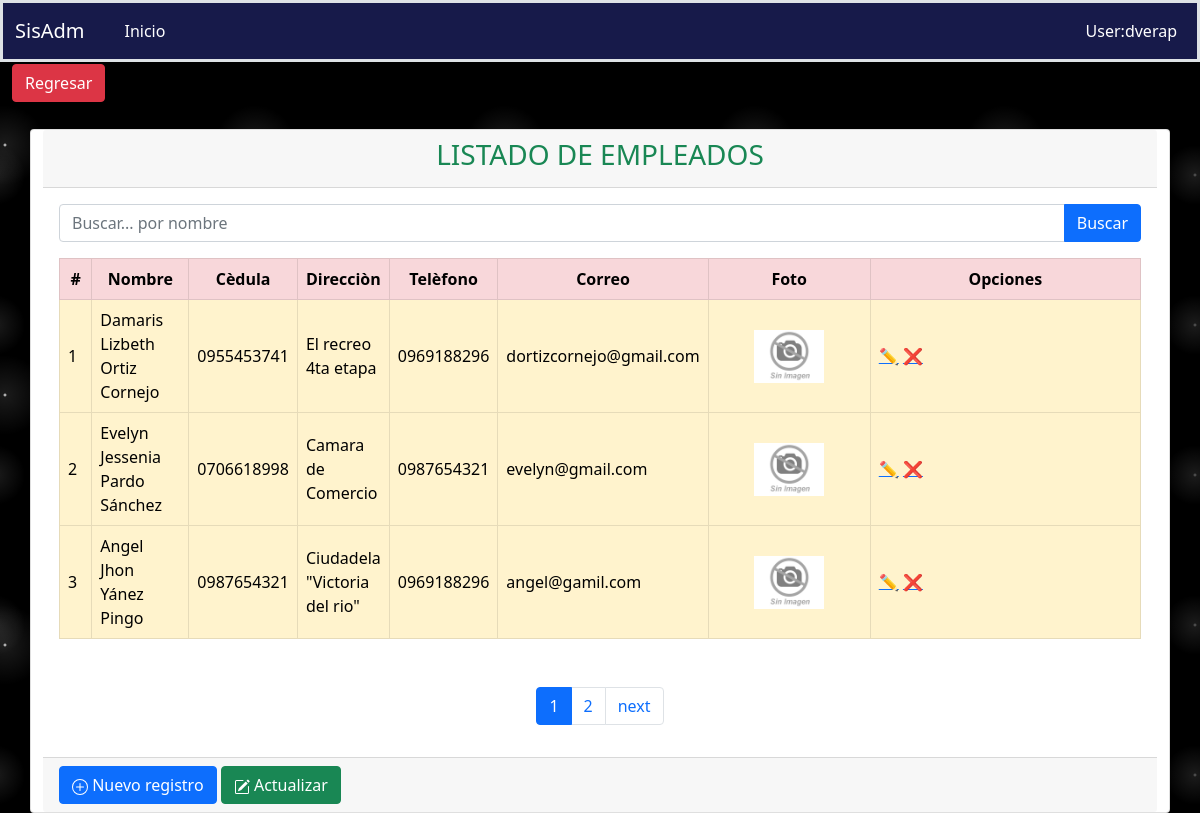
/fichaPersonal/empleado, run on the app's committed database.
### aplicaciones/ficha_personal/models.py (models this page shows, shortened)
class Empleado(Base):
    nombres = models.CharField(max_length=200)
    cedula = models.CharField(max_length=10, unique=True)
    fecha_nacimiento = models.DateField(blank=True, null=True, auto_now=False)
    genero = models.CharField(max_length=1, choices=GENERO, default=GENERO[0][0], blank=True, null=True)
    pais = models.ForeignKey(Pais, on_delete=models.PROTECT, blank=True, null=True)
    provincia = models.ForeignKey(Provincia, on_delete=models.PROTECT, blank=True, null=True)
    ciudad = models.ForeignKey(Ciudad, on_delete=models.PROTECT, blank=True, null=True)
    estado_civil = models.CharField(max_length=1, choices=ESTADO_CIVIL, default=ESTADO_CIVIL[0][0], blank=True,null=True)
    email = models.CharField(max_length=100, unique=True)
    direccion = models.TextField(blank=True, null=True, verbose_name='Dirección')
    telefonos = models.CharField(max_length=10, blank=True, null=True)
    fecha_IESS = models.DateField(blank=True, null=True, auto_now=False)
    tipo_Contrato = models.CharField(max_length=2, choices=TIPO_CONTRATO, default=TIPO_CONTRATO[0][0], blank=True,null=True)
    fecha_Ingreso = models.DateField(blank=True, null=True, auto_now=False)
    foto = models.ImageField(upload_to='fichaPersonal/empleados', blank=True, null=True)
    cargo = models.ForeignKey(Cargo, on_delete=models.PROTECT,blank=True, null=True)
    departamento = models.ForeignKey(Departamento, on_delete=models.PROTECT,blank=True, null=True)
    estado = models.BooleanField(default=True)
    class Meta:
        verbose_name = "Empleado"
        verbose_name_plural = "Empleados"
        ordering = ('id',)
    def get_image(self):
        if self.foto:
            return '{}{}'.format(settings.MEDIA_URL, self.foto)
        return '{}{}'.format(settings.STATIC_URL, 'img/default/empty.jpg')

### aplicaciones/ficha_personal/views/empleados/views.py (the view)
# urls.py: path('empleado', EmpleadoListView.as_view(), name='empleado'),
class EmpleadoListView(ListView):
    template_name = "Empleados/listEmpleado.html"
    context_object_name = 'empleados'
    model = Empleado
    paginate_by = 3
    def get_queryset(self):
        query = self.request.GET.get("query")
        print(query)
        if query:
            return self.model.objects.filter(nombres__icontains=query)
        else:
            return self.model.objects.all()
    def get_context_data(self, **kwargs):
        context = super().get_context_data(**kwargs)
        context['url_anterior'] = '/fichaPersonal/fichaPersonal'
        context['listar_url']= '/fichaPersonal/empleado'
        context['crear_url'] = '/fichaPersonal/crearempleado/'
        context['titulo'] = 'LISTADO DE EMPLEADOS'
        context['query'] = self.request.GET.get("query") or ""
        return context

### aplicaciones/ficha_personal/templates/Empleados/listEmpleado.html (shortened to what this page needs)
{% extends 'consulta.html' %}
{% load static %}
{% block search %}
    <form action="{% url 'ficha_Personal:empleado' %}" method="GET">
      <div class="input-group mb-3">
        <input type="text" name="query" value="{{ query }}" class="form-control" placeholder="Buscar... por nombre" id="idInputSearch" aria-describedby="basic-addon2"/>
        <button type="submit" class="btn btn-primary mr-1" id="idSearchSp">Buscar</button>
      </div>
    </form>
{% endblock %}
{% block columns %}
    <tr class="table-danger text-center">
        <th scope="col" style="width: 5px;">#</th>
        <th scope="col" style="width: 5px;">Nombre</th>
        <th scope="col" style="width: 5%;">Cèdula</th>
        <th scope="col" style="width: 5%;">Direcciòn</th>
        <th scope="col" style="width: 5%;">Telèfono</th>
        <th scope="col" style="width: 5%;">Correo</th>
        <th scope="col" style="width: 15%;">Foto</th>
        <th scope="col" style="width: 25%;">Opciones</th>
    </tr>
{% endblock %}
{% block rows %}
    {% for emp in empleados %}
        <tr class="align-middle table-warning">
            <td>{{forloop.counter}}</td>
            <td>{{ emp.nombres }}</td>
            <td>{{ emp.cedula }}</td>
            <td>{{ emp.direccion }}</td>
            <td>{{ emp.telefonos }}</td>
            <td>{{ emp.email }}</td>
            <td class="text-center">
                <img width="70" src="{{ emp.get_image }}" alt="Sin Foto">
            </td>
            <td class="acciones">
                <a href="{% url 'ficha_Personal:actualizarempleado' emp.id %}">✏️</a>
                <a href="{% url 'ficha_Personal:deleteempleado' emp.id %}">❌</a>
            </td>
        </tr>
    {% endfor %}
{% endblock %}

### static/css/estilos.css (style rules this page uses)
body { background-color:black; background-image: radial-gradient(white, rgba(255,255,255,.2) 2px, transparent 40px), radial-gradient(white, rgba(255,255,255,.15) 1px, transparent 30px), radial-gradient(white, rgba(255,255,255,.1) 2px, transparent 40px), radial-gradient(rgba(255,255,255,.4), rgba(255,255,255,.1) 2px, transparent 30px); background-size: 550px 550px, 350px 350px, 250px 250px, 150px 150px; background-position: 0 0, 40px 60px, 130px 270px, 70px 100px; color: #171a4a; }

### data on the page
Empleado: nombres "Damaris Lizbeth Ortiz Cornejo", cedula "0955453741", direccion "El recreo 4ta etapa", telefonos "0969188296", email "dortizcornejo@gmail.com"
Empleado: nombres "Evelyn Jessenia Pardo Sánchez", cedula "0706618998", direccion "Camara de Comercio", telefonos "0987654321", email "evelyn@gmail.com"
Empleado: nombres "Angel Jhon Yánez Pingo", cedula "0987654321", direccion "Ciudadela \"Victoria del rio\"", telefonos "0969188296", email "angel@gamil.com"

### other printed values
{{ titulo }} "LISTADO DE EMPLEADOS"
{{ i }} "1"
{{ i }} "2"
